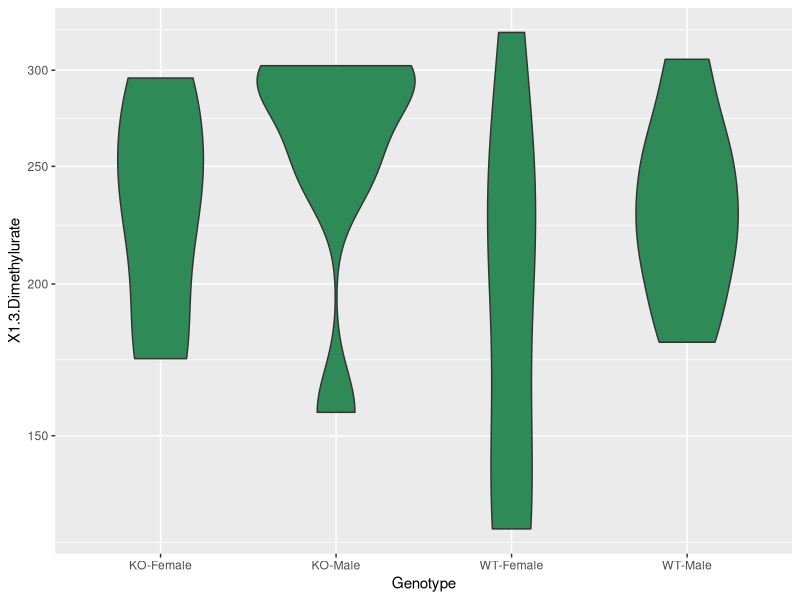
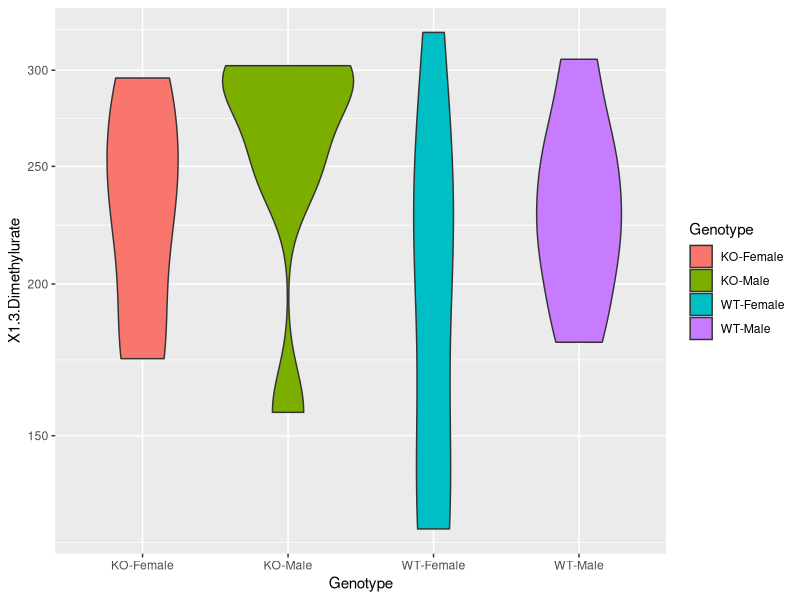
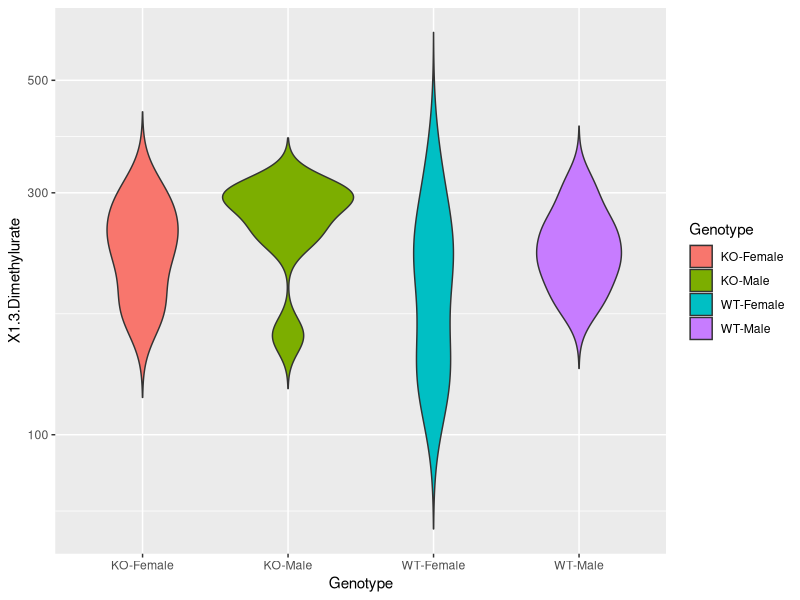
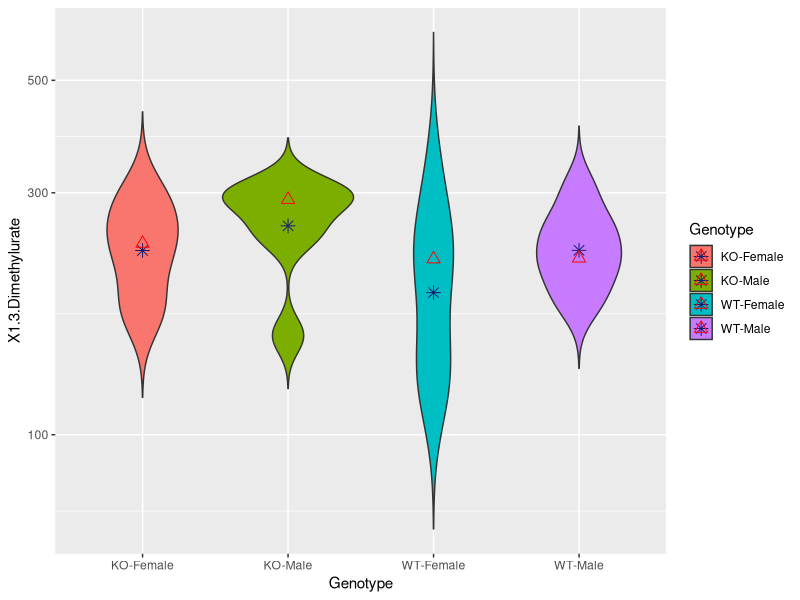
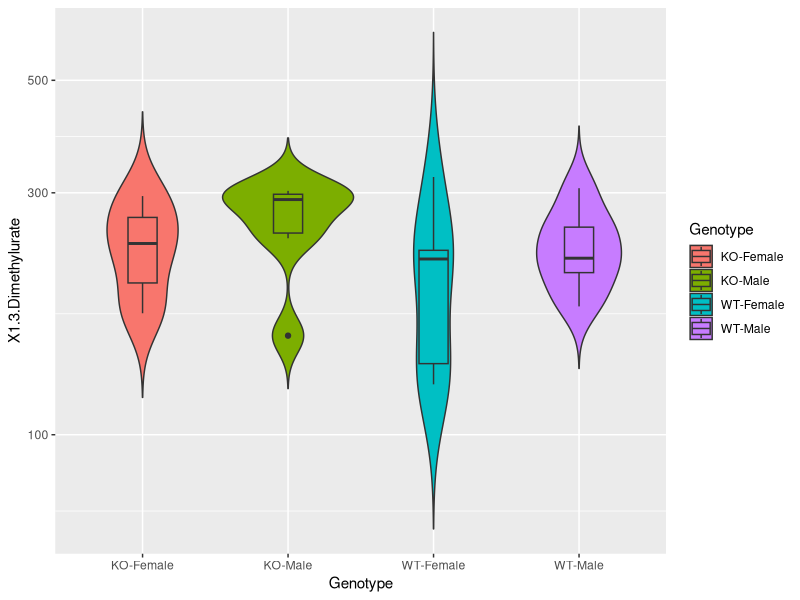
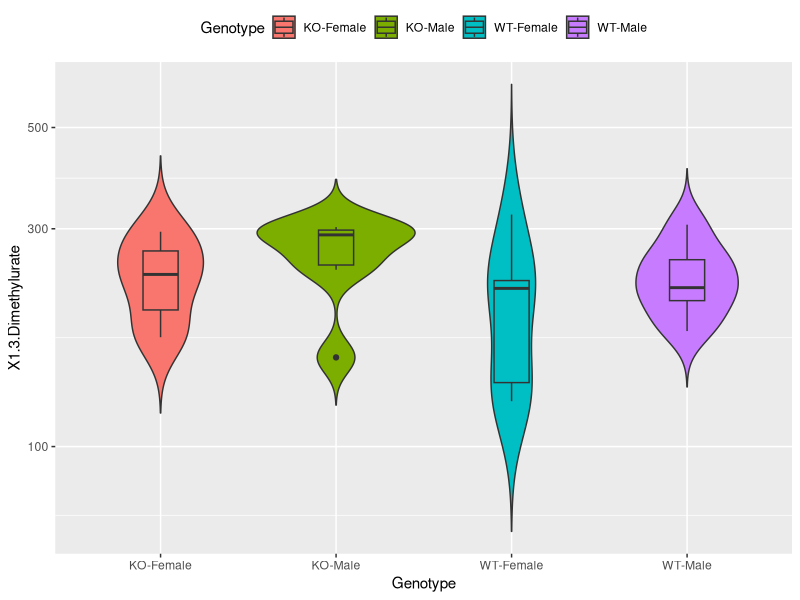
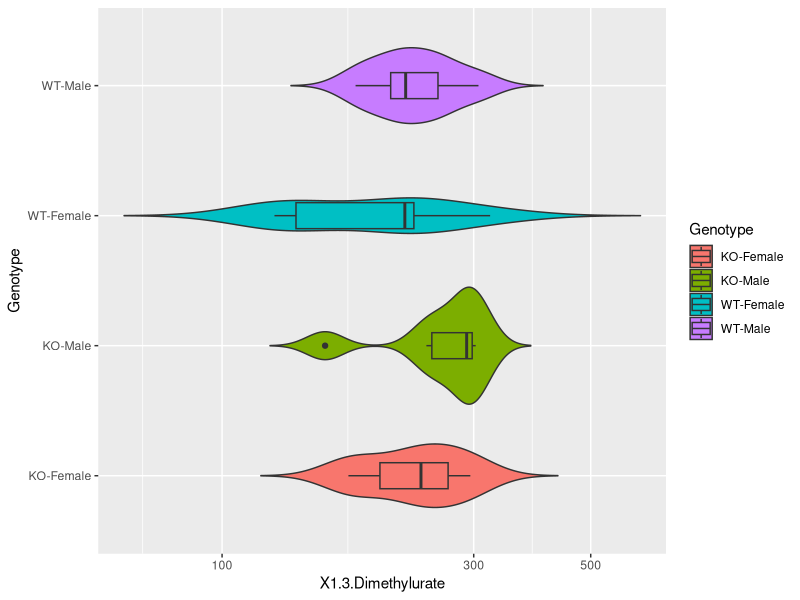

Write the R code that produced these figures, in order. (Note: this script raises an error after producing the figures.)
#########R Code to make a violin plot from a metabolomics dataset##########

setwd("C:/Users/vincent/Desktop/FB-CD-miceextracts-07312018-20181206T225525Z-001/FB-CD-miceextracts-07312018/")
dir()
library(ggplot2)

data<-read.csv("Exp134_metabolotes.csv", header=T)

#IGNORE: data$KO.Male<-as.factor(data$KO.Male)
#IGNORE: data$WT.Female.<-as.factor(data$WT.Female)
#IGNORE: data$KO.Female<-as.factor(data$KO.Female)

#Creates a seagreen violin plot on the log10 scale
ggplot(data, aes(x = Genotype, y = X1.3.Dimethylurate)) + 
  geom_violin(fill="Seagreen")+ scale_y_log10();

#Creates a group-specific colored violin plot on the log10 scale
ggplot(data, aes(x = Genotype, y = X1.3.Dimethylurate, fill=Genotype)) + 
  geom_violin()+ scale_y_log10();

#Creates a group-specific colored violin plot on the log10 scale which is trimmed
ggplot(data, aes(x = Genotype, y = X1.3.Dimethylurate, fill=Genotype)) + 
  geom_violin(trim=FALSE)+ scale_y_log10();

#Creates a group-specific colored violin plot on the log10 scale which is trimmed
#However, now we have added mean and median values
ggplot(data, aes(x = Genotype, y = X1.3.Dimethylurate, fill=Genotype)) + 
  geom_violin(trim=FALSE)+ scale_y_log10() +
stat_summary(fun.y = "mean", geom = "point", shape = 8, size = 3, color = "midnightblue") +
  stat_summary(fun.y = "median", geom = "point", shape = 2, size = 3, color = "red")

#Creates a group-specific colored violin plot on the log10 scale which is trimmed
#However, now we have added boxplots denoting the mean
ggplot(data, aes(x = Genotype, y = X1.3.Dimethylurate, fill=Genotype)) + 
  geom_violin(trim=FALSE)+ scale_y_log10() +
  geom_boxplot(width=0.2);

#Creates a group-specific colored violin plot on the log10 scale which is trimmed
#However, now we have added boxplots denoting the mean, and moved the legend
ggplot(data, aes(x = Genotype, y = X1.3.Dimethylurate, fill=Genotype)) + 
  geom_violin(trim=FALSE)+ scale_y_log10() +
  geom_boxplot(width=0.2)+ 
  theme(legend.position = "top");

#now lets flip the plot
ggplot(data, aes(x = Genotype, y = X1.3.Dimethylurate, fill = Genotype)) + 
  geom_violin(trim=FALSE) + scale_y_log10() +
  geom_boxplot(width = 0.2) +
  coord_flip()

#now lets add more data...
ggplot(data, aes(x = Genotype, y = data[,2:3], fill = Genotype )) + 
  geom_violin(trim=FALSE) + scale_y_log10() +
  geom_boxplot(width = 0.2);
#...okay that didn't work

#lets try something new, you'll need to install the tidyr package for this
data %>% tidyr::gather("id", "value", 2:86) %>%
   ggplot(., aes(Genotype, value))+
   geom_point()+
   geom_smooth(method="lm",se=FALSE, color="black")+
   facet_wrap(~id);
#okay this works, don't delete it

#lets mix it up, you'll need the ggpubr package for this
#dodge <- position_dodge(width = 0.5)     #you can use this argument instead
#of position_dodge, but I don't recommend it
plot<-data %>% tidyr::gather("id", "value" , 2:4) %>%
  ggplot(., aes(id, value, fill=Genotype))+
  geom_violin(trim=FALSE, width=0.50, position = position_dodge(1), color="darkred") +
  geom_boxplot(width=0.25, position = position_dodge(1))+
  ggpubr::rotate_x_text()+
  #facet_wrap(~id)
  #theme(axis.text.x=element_text(size=11)) +
  #theme(axis.title.x=element_text(size=14, face="bold")) +
  #theme(axis.title.y=element_text(size=14, face="bold")) +
  theme(legend.position="top")
  #theme(legend.text=element_text(size=12)) +
  #theme(legend.background = element_rect(fill="white")) +
  #theme(legend.key = element_blank()) 


#plot the median
plot + stat_summary(fun.y=median, geom="point", shape=23, size=2, position = dodge)

#or plot the mean
plot + stat_summary(fun.y=mean, geom="point", shape=23, size=2, color="red", position = dodge)

#or we can do it like this
plot + stat_summary(fun.data=mean_sdl, mult=1, 
                 geom="pointrange", color="red", position=dodge)

#here we can actually plot the data in dots; I prefer this
plot + geom_dotplot(binaxis='y', stackdir='center', dotsize=0.75, position=position_dodge(1))

